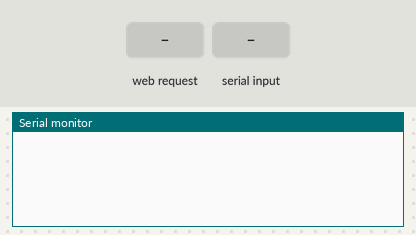
Simulated run of this sketch. Board: ESP8266 (NodeMCU). Shown: the last lines printed to the serial monitor. Inputs (shaded band) come from the test bench. WiFi joins after 1.5 s; servers stay silent unless stated.

Above: at 2.8 s.
2.9 s: HTTP request GET /open?userRfid=1&stationToken=1 received
At 3.8 s:
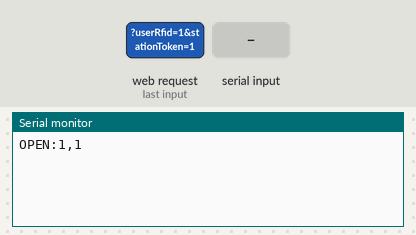
4.4 s: "C\n" received over Serial
At 5.1 s:
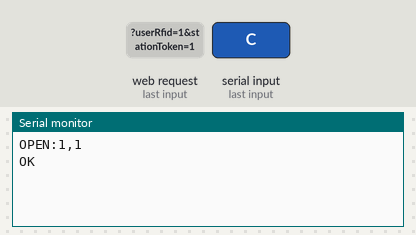
5.9 s: "IP\n" received over Serial
At 6.3 s:
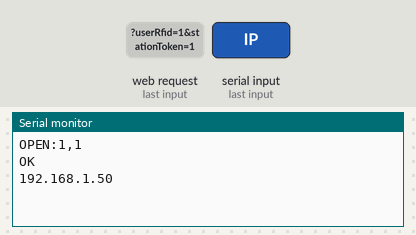

Measured:
- after the input at 2.9 s, the serial monitor: prints a new line at once (image 1)
- after the input at 4.4 s, the serial monitor: prints a new line at once (image 2)
- after the input at 5.9 s, the serial monitor: prints a new line at once (image 3)

The sketch:

esp8266.ino
```cpp
/**
  ESP8266 program
  Author: Petr Křehlík
*/

#include <Arduino.h>

#include <ESP8266WiFi.h>
#include <ESP8266WiFiMulti.h>
#include <ESP8266WebServer.h>
#include <ESP8266HTTPClient.h>

#include <WiFiClientSecureBearSSL.h>
ESP8266WiFiMulti WiFiMulti;

ESP8266WebServer server(80);

void ESP_Send(String message)
{
  int counter = 0;
  for (int i = 0; i < message.length(); i++)
  {
    if (counter == 60)
    {
      counter = 0;
      Serial.print('\r');
      Serial.flush();
      char ch;
      do
      {
        if (Serial.available())
        {
          ch = Serial.read();
          if (ch == '\r')
          {
            break;
          }
        }
        else
        {
          delay(100);
        }
      } while (true);
    }
    Serial.print(message[i]);
    Serial.flush();
    counter++;
  }
  Serial.print('\n');
  Serial.flush();

}

void handleNotFound() {
  server.send(404, "text/plain", "404: Not found");
}

void handleOpen() {

  if ( ! server.hasArg("userRfid") || ! server.hasArg("stationToken")) {
    server.send(400, "text/plain", "400: Bad request");
    return;
  }

  ESP_Send("OPEN:" + server.arg("userRfid") + "," + server.arg("stationToken"));

  server.send(200, "application/json", "{\"status\":\"ok\"}");
}

void setup() {

  Serial.begin(115200);
  // Serial.setDebugOutput(true);

  delay(100);

  WiFi.mode(WIFI_STA);
  WiFiMulti.addAP("Krehlikovi", "axago240");

  while (WiFiMulti.run() != WL_CONNECTED) {
    delay(1000);
  }

  server.on("/open", HTTP_GET, handleOpen);
  server.onNotFound(handleNotFound);

  server.begin();

}

void loop() {
  // wait for WiFi connection
  if (Serial.available()) {

    String recvStr = "";
    char ch;
    do
    {
      if (Serial.available())
      {
        ch = Serial.read();
        if (ch == '\n')
        {
          break;
        }
        recvStr += (String)ch;
      }
      else
      {
        delay(100);
      }
    } while (true);

    if (recvStr == "C") {
      ESP_Send("OK");
    }
    else if (recvStr == "IP") {
      Serial.println(WiFi.localIP());
    } else {
      if ((WiFiMulti.run() == WL_CONNECTED)) {
        std::unique_ptr<BearSSL::WiFiClientSecure>client(new BearSSL::WiFiClientSecure);

        client->setInsecure();
        HTTPClient https;

        //Serial.println(millis());
        if (https.begin(*client, recvStr)) {
          int httpCode = https.GET();

          if (httpCode > 0) {
            if (httpCode == HTTP_CODE_OK || httpCode == HTTP_CODE_MOVED_PERMANENTLY) {
              String payload = https.getString();
              ESP_Send(payload);
            }
          }

          https.end();
        }
      }
    }
  }
  delay(100);
  server.handleClient();
}
```
